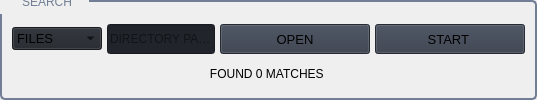
                        <widget class="QGroupBox" name="searchGroup">
                         <property name="styleSheet">
                          <string notr="true">QGroupBox {
    border: 2px solid rgb(113, 126, 149);
    border-radius: 5px;
}

QGroupBox::title {
    color: rgb(113, 126, 149);
    padding: -10px 15px 0 20px;
}
</string>
                         </property>
                         <property name="title">
                          <string>SEARCH</string>
                         </property>
                         <property name="checked">
                          <bool>false</bool>
                         </property>
                         <layout class="QGridLayout" name="third_layout_7">
                          <property name="leftMargin">
                           <number>10</number>
                          </property>
                          <property name="topMargin">
                           <number>20</number>
                          </property>
                          <property name="rightMargin">
                           <number>10</number>
                          </property>
                          <property name="bottomMargin">
                           <number>10</number>
                          </property>
                          <item row="1" column="0">
                           <layout class="QVBoxLayout" name="searchMainVL">
                            <property name="spacing">
                             <number>5</number>
                            </property>
                            <item>
                             <layout class="QGridLayout" name="topGL">
                              <property name="topMargin">
                               <number>2</number>
                              </property>
                              <property name="bottomMargin">
                               <number>0</number>
                              </property>
                              <item row="0" column="0">
                               <widget class="QComboBox" name="searchTypeComboBox">
                                <property name="font">
                                 <font>
                                  <family>Segoe UI</family>
                                  <pointsize>10</pointsize>
                                  <weight>50</weight>
                                  <italic>false</italic>
                                  <bold>false</bold>
                                 </font>
                                </property>
                                <property name="autoFillBackground">
                                 <bool>false</bool>
                                </property>
                                <property name="styleSheet">
                                 <string notr="true">background-color: rgb(33, 37, 43);</string>
                                </property>
                                <property name="iconSize">
                                 <size>
                                  <width>16</width>
                                  <height>16</height>
                                 </size>
                                </property>
                                <property name="frame">
                                 <bool>true</bool>
                                </property>
                                <item>
                                 <property name="text">
                                  <string>FILES</string>
                                 </property>
                                </item>
                                <item>
                                 <property name="text">
                                  <string>FOLDERS</string>
                                 </property>
                                </item>
                               </widget>
                              </item>
                              <item row="0" column="2">
                               <widget class="QPushButton" name="browsePathBtn">
                                <property name="minimumSize">
                                 <size>
                                  <width>150</width>
                                  <height>30</height>
                                 </size>
                                </property>
                                <property name="font">
                                 <font>
                                  <family>Segoe UI</family>
                                  <pointsize>10</pointsize>
                                  <weight>50</weight>
                                  <italic>false</italic>
                                  <bold>false</bold>
                                 </font>
                                </property>
                                <property name="cursor">
                                 <cursorShape>PointingHandCursor</cursorShape>
                                </property>
                                <property name="styleSheet">
                                 <string notr="true">background-color: rgb(52, 59, 72);</string>
                                </property>
                                <property name="text">
                                 <string>OPEN</string>
                                </property>
                                <property name="icon">
                                 <iconset>
                                  <normaloff>../images/icons/folder_outline.svg</normaloff>../images/icons/folder_outline.svg</iconset>
                                </property>
                               </widget>
                              </item>
                              <item row="0" column="1">
                               <widget class="QLineEdit" name="pathLineEdit">
                                <property name="minimumSize">
                                 <size>
                                  <width>0</width>
                                  <height>30</height>
                                 </size>
                                </property>
                                <property name="toolTip">
                                 <string>Enter the path where should the lookup process begin</string>
                                </property>
                                <property name="styleSheet">
                                 <string notr="true">background-color: rgb(33, 37, 43);</string>
                                </property>
                                <property name="text">
                                 <string/>
                                </property>
                                <property name="placeholderText">
                                 <string>DIRECTORY PATH...</string>
                                </property>
                               </widget>
                              </item>
                              <item row="0" column="3">
                               <widget class="QPushButton" name="startSearchBtn">
                                <property name="minimumSize">
                                 <size>
                                  <width>150</width>
                                  <height>30</height>
                                 </size>
                                </property>
                                <property name="font">
                                 <font>
                                  <family>Segoe UI</family>
                                  <pointsize>10</pointsize>
                                  <weight>50</weight>
                                  <italic>false</italic>
                                  <bold>false</bold>
                                 </font>
                                </property>
                                <property name="cursor">
                                 <cursorShape>PointingHandCursor</cursorShape>
                                </property>
                                <property name="styleSheet">
                                 <string notr="true">background-color: rgb(52, 59, 72);</string>
                                </property>
                                <property name="text">
                                 <string>START </string>
                                </property>
                                <property name="icon">
                                 <iconset>
                                  <normaloff>../images/icons/folder_outline.svg</normaloff>../images/icons/folder_outline.svg</iconset>
                                </property>
                               </widget>
                              </item>
                             </layout>
                            </item>
                            <item>
                             <widget class="QLabel" name="foundMatchLabel">
                              <property name="text">
                               <string>FOUND 0 MATCHES </string>
                              </property>
                              <property name="alignment">
                               <set>Qt::AlignCenter</set>
                              </property>
                             </widget>
                            </item>
                           </layout>
                          </item>
                         </layout>
                        </widget>
